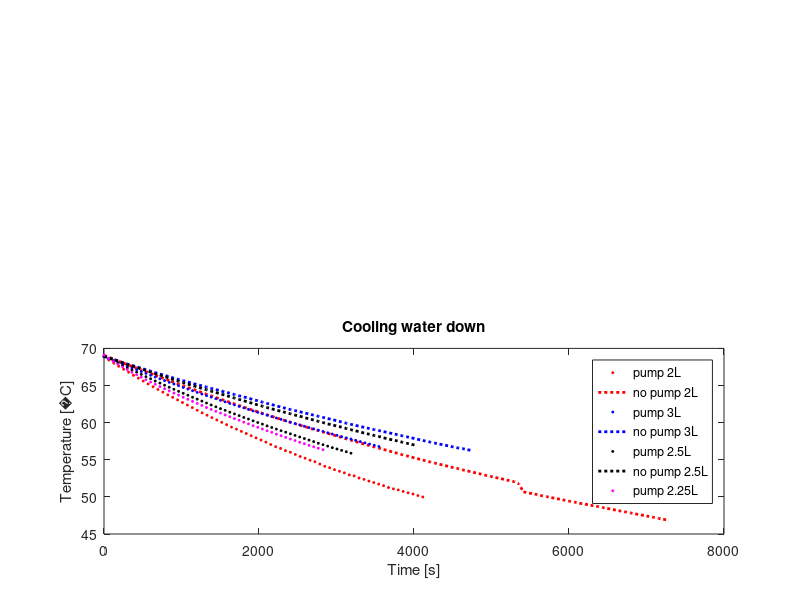

The MATLAB script that drew this image: (Note: this script raises an error after producing the figure.)
clear all
%close all

a = 1.675091827e-3;
b = 1.857536553e-4;
c = 5.373169834e-7;

fid = fopen('dataex3A_heatoff_pumpon_2.txt');
data1 = fscanf(fid, '%f');
fclose(fid);

fid = fopen('data4A_heaton_pumpon_2.txt');
data11 = fscanf(fid, '%f');
fclose(fid);

fid = fopen('data4A_hpon_and_hpoff_2.txt');
data2 = fscanf(fid, '%f'); %remove 13 samples in the beginning
%data2 = data2(73:end);
fclose(fid);

%fid = fopen('data6A_heatoff_pumpon_3.txt');
fid = fopen('data6A2_heatoff_pumpon_3.txt');
data3 = fscanf(fid, '%f');
%data3 = data3(73:end);
fclose(fid);

fid = fopen('data5A_hpon_and_hpoff_3.txt'); %remove 12 samples
data4 = fscanf(fid, '%f');
%data4 = data4(37:end);
fclose(fid);

fid = fopen('data7A_heaton_pumpon_2-5.txt'); %remove x samples
data5 = fscanf(fid, '%f');
%data5 = data5(49:end);
fclose(fid);

fid = fopen('data8A_heaton_pumpoff_2-5.txt');
data6 = fscanf(fid, '%f');
%data6 = data6(49:end);
fclose(fid);

fid = fopen('data9A_heaton_pumpon_2-25.txt');
data7 = fscanf(fid, '%f');
%data7 = data7(8*3+1:end);
fclose(fid);

time1 = data1(1:3:length(data1))/1000;
%time1 = time1-time1(1);
analog11 = data1(2:3:length(data1));
analog21 = data1(3:3:length(data1));

time11 = data11(1:3:length(data11))/1000;
analog111 = data11(2:3:length(data11));
analog211 = data11(3:3:length(data11));

time2 = data2(1:3:length(data2))/1000;
%time2 = time2-time2(1);
analog12 = data2(2:3:length(data2));
analog22 = data2(3:3:length(data2));

time3 = data3(1:3:length(data3))/1000;
%time3 = time3 - time3(1);
analog13 = data3(2:3:length(data3));
analog23 = data3(3:3:length(data3));

time4 = data4(1:3:length(data4))/1000;
%time4 = time4 - time4(1);
analog14 = data4(2:3:length(data4));
analog24 = data4(3:3:length(data4));

time5 = data5(1:3:length(data5))/1000;
%time5 = time5 - time5(1);
analog15 = data5(2:3:length(data5));
analog25 = data5(3:3:length(data5));

time6 = data6(1:3:length(data6))/1000;
%time6 = time6 - time6(1);
analog16 = data6(2:3:length(data6));
analog26 = data6(3:3:length(data6));

time7 = data7(1:3:length(data7))/1000;
%time7 = time7 - time7(1);
analog17 = data7(2:3:length(data7));
analog27 = data7(3:3:length(data7));

Rw1 = (2250600./analog11) - 2200;
Rwlog1 = log(Rw1);
Rr1 = (2250600./analog21) - 2200;
Rrlog1 = log(Rr1);

Rw11 = (2250600./analog111) - 2200;
Rwlog11 = log(Rw11);
Rr11 = (2250600./analog211) - 2200;
Rrlog11 = log(Rr11);

Rw2 = (2250600./analog12) - 2200;
Rwlog2 = log(Rw2);
Rr2 = (2250600./analog22) - 2200;
Rrlog2 = log(Rr2);

Rw3 = (2250600./analog13) - 2200;
Rwlog3 = log(Rw3);
Rr3 = (2250600./analog23) - 2200;
Rrlog3 = log(Rr3);

Rw4 = (2250600./analog14) - 2200;
Rwlog4 = log(Rw4);
Rr4 = (2250600./analog24) - 2200;
Rrlog4 = log(Rr4);

Rw5 = (2250600./analog15) - 2200;
Rwlog5 = log(Rw5);
Rr5 = (2250600./analog25) - 2200;
Rrlog5 = log(Rr5);

Rw6 = (2250600./analog16) - 2200;
Rwlog6 = log(Rw6);
Rr6 = (2250600./analog26) - 2200;
Rrlog6 = log(Rr6);

Rw7 = (2250600./analog17) - 2200;
Rwlog7 = log(Rw7);
Rr7 = (2250600./analog27) - 2200;
Rrlog7 = log(Rr7);

Tw1 = (1./(a + b.*Rwlog1 + c.*(Rwlog1.^3)))-273.15;
Tr1 = (1./(a + b.*Rrlog1 + c.*(Rrlog1.^3)))-273.15;

Tw11 = (1./(a + b.*Rwlog11 + c.*(Rwlog11.^3)))-273.15;
Tr11 = (1./(a + b.*Rrlog11 + c.*(Rrlog11.^3)))-273.15;

Tw2 = (1./(a + b.*Rwlog2 + c.*(Rwlog2.^3)))-273.15;
Tr2 = (1./(a + b.*Rrlog2 + c.*(Rrlog2.^3)))-273.15;

Tw3 = (1./(a + b.*Rwlog3 + c.*(Rwlog3.^3)))-273.15;
Tr3 = (1./(a + b.*Rrlog3 + c.*(Rrlog3.^3)))-273.15;

Tw4 = (1./(a + b.*Rwlog4 + c.*(Rwlog4.^3)))-273.15;
Tr4 = (1./(a + b.*Rrlog4 + c.*(Rrlog4.^3)))-273.15;

Tw5 = (1./(a + b.*Rwlog5 + c.*(Rwlog5.^3)))-273.15;
Tr5 = (1./(a + b.*Rrlog5 + c.*(Rrlog5.^3)))-273.15;

Tw6 = (1./(a + b.*Rwlog6 + c.*(Rwlog6.^3)))-273.15;
Tr6 = (1./(a + b.*Rrlog6 + c.*(Rrlog6.^3)))-273.15;

Tw7 = (1./(a + b.*Rwlog7 + c.*(Rwlog7.^3)))-273.15;
Tr7 = (1./(a + b.*Rrlog7 + c.*(Rrlog7.^3)))-273.15;


% -----------
Tw1h = Tw11;
time1h = time11;

Tw2h = Tw2(1:11);
time2h = time2(1:11);
Tw2 = Tw2(14:end);
time2 = time2(14:end);

Tw3h = Tw3(1:15);
time3h = time3(1:15);
Tw3 = Tw3(18:end);
time3 = time3(18:end);

Tw4h = Tw4(1:10);
time4h = time4(1:10);
Tw4 = Tw4(14:end);
time4 = time4(14:end);

Tw5h = Tw5(1:12);
time5h = time5(1:12);
Tw5 = Tw5(16:end);
time5 = time5(16:end);

Tw6h = Tw6(1:6);
time6h = time6(1:6);
Tw6 = Tw6(10:end);
time6 = time6(10:end);

Tw7h = Tw7(1:8);
time7h = time7(1:8);
Tw7 = Tw7(11:end);
time7 = time7(11:end);
% -----------

limit = 69;

[~, pos1] = min(abs(limit-Tw1));
[~, pos2] = min(abs(limit-Tw2));
[~, pos3] = min(abs(limit-Tw3));
[~, pos4] = min(abs(limit-Tw4));
[~, pos5] = min(abs(limit-Tw5));
[~, pos6] = min(abs(limit-Tw6));
[~, pos7] = min(abs(limit-Tw7));

time1x = time1(pos1:end)-time1(pos1);
time2x = time2(pos2:end)-time2(pos2);
time3x = time3(pos3:end)-time3(pos3);
time4x = time4(pos4:end)-time4(pos4);
time5x = time5(pos5:end)-time5(pos5);
time6x = time6(pos6:end)-time6(pos6);
time7x = time7(pos7:end)-time7(pos7);
Tw1x = Tw1(pos1:end);
Tw2x = Tw2(pos2:end);
Tw3x = Tw3(pos3:end);
Tw4x = Tw4(pos4:end);
Tw5x = Tw5(pos5:end);
Tw6x = Tw6(pos6:end);
Tw7x = Tw7(pos7:end);

subplot(2,1,2);
%figure%, subplot(1,2,1);
plot(time1(pos1:end)-time1(pos1), Tw1(pos1:end), '*r', 'MarkerSize', 2);
xlabel('Time [s]')
s = sprintf('Temperature [%cC]', char(176));
ylabel(s)
title('Cooling water down')

hold on
plot(time2(pos2:end)-time2(pos2), Tw2(pos2:end), ':r', 'LineWidth', 2);
plot(time3(pos3:end)-time3(pos3), Tw3(pos3:end), '*b', 'MarkerSize', 2);
plot(time4(pos4:end)-time4(pos4), Tw4(pos4:end), ':b', 'LineWidth', 2);
plot(time5(pos5:end)-time5(pos5), Tw5(pos5:end), '*k', 'MarkerSize', 2);
plot(time6(pos6:end)-time6(pos6), Tw6(pos6:end), ':k', 'LineWidth', 2);
plot(time7(pos7:end)-time7(pos7), Tw7(pos7:end), '*m', 'MarkerSize', 2);
legend('pump 2L','no pump 2L','pump 3L','no pump 3L','pump 2.5L','no pump 2.5L', 'pump 2.25L')
%subplot(1,2,2);
%plot(time1, Tr1, '*r');
%ylim([20,27])
%k = [0.0001621, 0.000104, 0.0001246, 0.00008305, 0.0001337, 0.00009111];
k = [0.0001331, 0.000104, 0.0001246, 0.00008305, 0.0001337, 0.00009111];
timex = linspace(0,10000,1000);
a = 24.3;
b = limit-a;
%b=70;
%k(1) = k(1)*1.07;
%k(2) = k(2)*0.89;
%k(3) = k(2)*0.95;
%k(4) = k(4)*0.84;
%k(5) = k(5)*0.80;
%k(6) = k(6)*0.84;
k(1) = k_exp(2,6);
k(2) = k_exp(2,0);
k(3) = k_exp(3,6);
k(4) = k_exp(3,0);
k(5) = k_exp(2.5,6);
k(6) = k_exp(2.5,0);
k(7) = k_exp(2.3,6);
tempx = {[a + b*exp(-k(1)*timex)],[a + b*exp(-k(2)*timex)],[a + b*exp(-k(3)*timex)],[a + b*exp(-k(4)*timex)],[a + b*exp(-k(5)*timex)],[a + b*exp(-k(6)*timex)],[a + b*exp(-k(7)*timex)]};

%plot(timex, tempx{1},'r');
%hold on
%plot(timex, tempx{2},'r');
%plot(timex, tempx{3},'b');
%plot(timex, tempx{4},'b');
%plot(timex, tempx{5},'k');
%plot(timex, tempx{6},'k');
%plot(timex, tempx{7},'m');
ylim([55,70]);

kon = exp(-k(1));

Tx(1) = a + abs((Tw1x(1) - a))*kon;

Txx1(1) = Tw1x(1);
Txx2(1) = Tw2x(1);
Txx3(1) = Tw3x(1);
Txx4(1) = Tw4x(1);
Txx5(1) = Tw5x(1);
Txx6(1) = Tw6x(1);
Txx7(1) = Tw7x(1);

k11 = 0.0019*0.15;
k22 = 0.0019*0.097;
k24 = 0.0019*0.112;
k26 = 0.0019*0.103;

for i = 1:5000-1
   %Tx(1+i) = a + abs((Tx(i) - a))*kon;
   Txx1(1+i) = Txx1(i) - ((Txx1(i)-a)*k11)/2;
   Txx3(1+i) = Txx3(i) - ((Txx3(i)-a)*k11)/3;
   Txx5(1+i) = Txx5(i) - ((Txx5(i)-a)*k11)/2.5;
   
   Txx2(1+i) = Txx2(i) - ((Txx2(i)-a)*k22)/2;
   Txx4(1+i) = Txx4(i) - ((Txx4(i)-a)*k24)/3;
   Txx6(1+i) = Txx6(i) - ((Txx6(i)-a)*k26)/2.5;
end

%plot(linspace(1,5000,5000), Tx, '*g');
%plot(linspace(1,5000,5000), Txx1, '*r');

%plot(linspace(1,5000,5000), Txx1, '*r', 'MarkerSize', 2);
%plot(linspace(1,5000,5000), Txx3, '*b', 'MarkerSize', 2);
%plot(linspace(1,5000,5000), Txx5, '*k', 'MarkerSize', 2);

%plot(linspace(1,5000,5000), Txx2, '^r', 'MarkerSize', 2);
%plot(linspace(1,5000,5000), Txx4, '^b', 'MarkerSize', 2);
%plot(linspace(1,5000,5000), Txx6, '^k', 'MarkerSize', 2);

%subplot(1,2,2);
%plot(time1h-time1h(1), Tw1h, 'r*')
%xlabel('Time [ms]')
%ylabel('Temp C')
%title('Heating water')
%hold on
%plot(time2h-time2h(1),Tw2h, 'r^')
%plot(time3h-time3h(1),Tw3h, 'b*')
%plot(time4h-time4h(1),Tw4h, 'b^')
%plot(time5h-time5h(1),Tw5h, 'k*')
%plot(time6h-time6h(1),Tw6h, 'k^')
%plot(time7h-time7h(1),Tw7h, 'm*')
%legend('2l','2l','3l','3l','2.5l','2.5l', '2.25l')

%time1x(sum(Tw1x > 65))/time2x(sum(Tw2x > 65));
%time3x(sum(Tw3x > 65))/time4x(sum(Tw4x > 65));
%time5x(sum(Tw5x > 65))/time6x(sum(Tw6x > 65));

k_p = [k(1), k(3), k(5)];
k_np = [k(2), k(4), k(6)];
mass = [2, 3, 2.5];
k_dif = [k(2) - k(1), k(4) - k(3), k(6) - k(5)];
flowrate = 0;

kk = (1.256e-5.*mass.^2 - 0.00008313.*mass + 0.0002086) + flowrate*(1.77e-5.*mass.^2 - 0.0001243.*mass + 0.0002314)/6;
kk = (1.85e-5.*mass.^2 - 0.0001154.*mass + 0.0002494) + flowrate*(1.434e-5.*mass.^2 - 0.0001034.*mass + 0.0001993)/6;



%figure
%plot(mass, k_np, '*b');
%hold on
%plot(mass, k_p, '*m');
%plot(mass, k_dif, 'r*')
%plot(mass, kk, 'g*');
%legend('No pump', 'Pump', 'Data fit')
